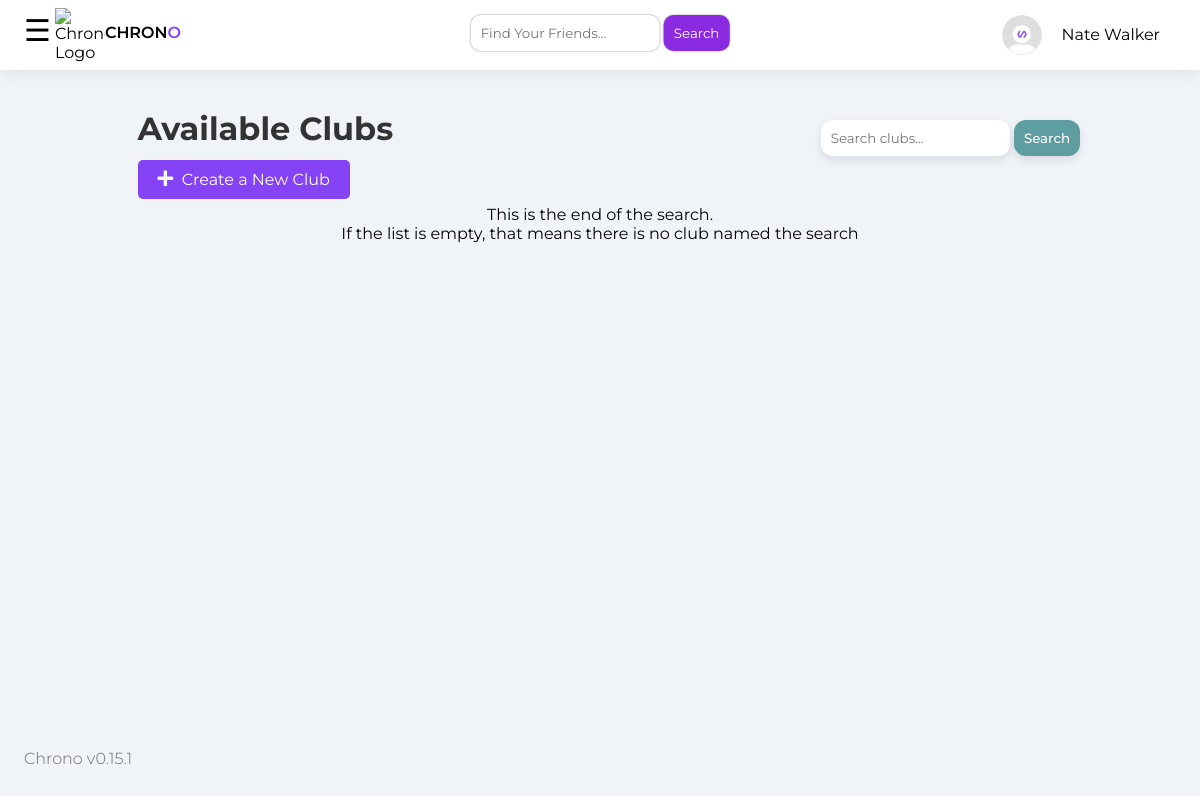
The app's page /clubs (signed in), older data.
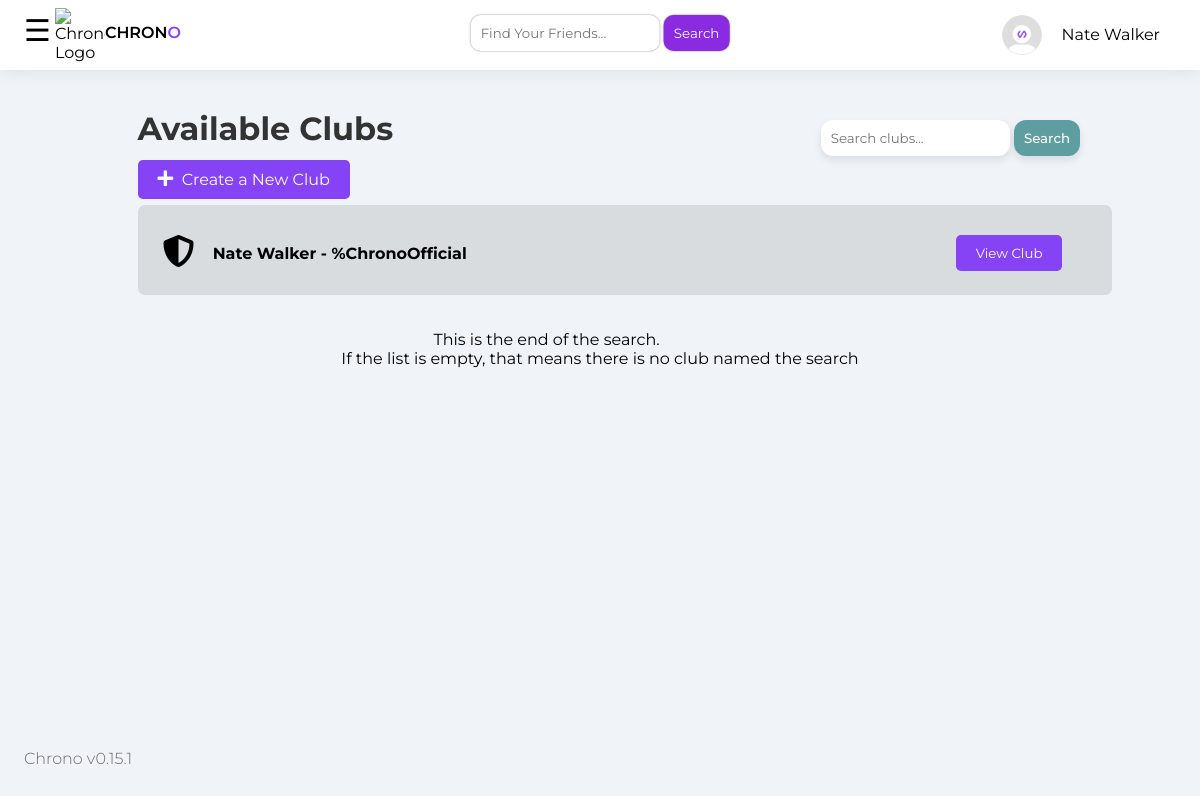
The same page, newer data.
### app.py (models this page shows)
class User(UserMixin, db.Model):
    id = db.Column(db.Integer, primary_key=True)
    username = db.Column(db.String(150), unique=True, nullable=False)
    email = db.Column(db.String(150), unique=True, nullable=False)
    password = db.Column(db.String(150), nullable=False)
    xp_count = db.Column(db.Integer, default=0)
    birthdate = db.Column(db.Date, nullable=False)
    display_name = db.Column(db.String(150), default='Chrono-user ')
    bio = db.Column(db.Text)
    youtube = db.Column(db.Text, nullable=False, default="N/A")
    facebook = db.Column(db.Text, nullable=False, default="N/A")
    twitter = db.Column(db.Text, nullable=False, default="N/A")
    insta = db.Column(db.Text, nullable=False, default="N/A")
    tiktok = db.Column(db.Text, nullable=False, default="N/A")
    level = db.Column(db.Integer, default=0)
    profile_image = db.Column(db.String(150), nullable=True, default='Default.png')
    club_id = db.Column(db.Integer, db.ForeignKey('club.id'))
    league = db.Column(db.String(80), nullable=False, default='Tantalum')
    yt_badge = db.Column(db.Boolean, default=False)
    account_type = db.Column(db.Text, default='Free')
    club_name = db.Column(db.String(150))
    club = db.relationship('Club', backref=db.backref('members', lazy=True), foreign_keys=[club_id])
    followers = db.relationship('Follow', foreign_keys=[Follow.followed_id],
                                backref=db.backref('followed', lazy='joined'),
                                lazy='dynamic',
                                cascade='all, delete-orphan')
    following = db.relationship('Follow', foreign_keys=[Follow.follower_id],
                                backref=db.backref('follower', lazy='joined'),
                                lazy='dynamic',
                                cascade='all, delete-orphan')

class Club(db.Model):
    id = db.Column(db.Integer, primary_key=True)  # Unique ID for each club
    name = db.Column(db.String(100), nullable=False)  # Club name
    description = db.Column(db.Text)  # Club description
    created_at = db.Column(db.DateTime, default=datetime.utcnow)  # When the club was created
    codename = db.Column(db.String(50), unique=True, nullable=False)
    creator_id = db.Column(db.Integer, db.ForeignKey('user.id', ondelete='CASCADE'))
    other_user_id = db.Column(db.Integer, db.ForeignKey('user.id', ondelete='CASCADE'))  # Another foreign key
    creator = db.relationship('User', foreign_keys=[creator_id])
    other_user = db.relationship('User', foreign_keys=[other_user_id])

### app.py (the view)
@clubs_bp.route('/clubs', methods=['GET'])
def list_clubs():
    clubs = Club.query.all()
    query = request.args.get('q', '')
    if query:
        clubs = Club.query.filter(Club.name.ilike(f'%{query}%')).all()
    else:
        clubs = Club.query.all()
    return render_template('clubs/list.html', clubs=clubs)

### app.py (called while the page is built)
@login_manager.user_loader
def load_user(user_id):
    return User.query.get(int(user_id))

### templates/clubs/list.html (shortened to what this page needs)
<!DOCTYPE html>
<html lang="en">
<head>
    <link rel="stylesheet" href="{{ url_for('static', filename='css/ss.css') }}">
    <link rel="stylesheet" href="{{ url_for('static', filename='css/uni.css') }}">
    <link rel="stylesheet" href="{{ url_for('static', filename='css/stylesdashboard.css') }}">
    <link rel="stylesheet" href="https://cdnjs.cloudflare.com/ajax/libs/font-awesome/5.15.4/css/all.min.css">
</head>
<body>
{% if current_user.is_authenticated %}
<div class="booty">
    <nav class="navbar">
    <div id="mySidenav" class="sidenav">
        <div class="nbutton">
            <p style="font-weight: 300; color: rgb(107, 105, 105); position: fixed; left: 2%; bottom: 2%; ">Chrono v0.15.1</p>
        </div>
    </div>
      <div class="logo-container">
        <span style="float: left; font-size:30px;cursor:pointer; padding: 4px;" onclick="openNav()">&#9776 </span>
        <img src="https://i.ibb.co/YBxkyWP/Chrono.png" alt="Chrono Logo" style="float: left;"> <p style="color: black; float: left; font-weight: 550; margin-top: 15px;"> CHRON</p><p style="color: #8642f5;float: right; font-weight: 550; margin-top: 15px;">O</p>
      </div>
    <div class="profile">
        <form class="searchu" action="{{ url_for('search.search_users') }}" method="GET">
            <input class="findfriends" type="text" name="query" placeholder="Find Your Friends...">
            <button class="findfrbtn" type="submit">Search</button>
        </form>
       <div class="click">
<img src="{{ url_for('static', filename='uploads/' + current_user.profile_image) }}" alt="Profile Picture" class="profile-pic">
<span class="profile-name">{{current_user.display_name or current_user.username}}</span>
    </div>
</div>
</nav>
    <div class="container">
    <h1>Available Clubs</h1>
    <form class="csearch" action="{{ url_for('clubs.list_clubs') }}" method="GET">
        <input class="cshold" type="text" name="q" placeholder="Search clubs...">
        <button class="csbutton" type="submit">Search</button>
    </form>
    <a class="acbtn" href="{{ url_for('clubs.create_club') }}"><i class="fas fa-plus"></i>&nbsp; Create a New Club</a>
    <ul>
        {% for club in clubs %}
        <li class="flwr">
            <i style="float: left;" class="fas fa-shield-alt fa-2x"></i><h4 style="float: left;">&nbsp;&nbsp;&nbsp; {{ club.name }} - {{ club.codename }}</h4><br>
        </li>
        <button class="flwrbtn" onclick="window.location.href='/clubs/{{club.id}}'">View Club</button>
        <br>
        {% endfor %}
    </ul>
    <p style="text-align: center;">This is the end of the search.<br>If the list is empty, that means there is no club named the search</p>
{% else %}
Login
{% endif %}
</div>
</body>
</html>

### static/css/ss.css (style rules this page uses)
.container { margin: 0% 10%; font-family: 'Montserrat', sans-serif; }
.flwr { width: 100%; text-decoration: none; color: black; font-weight: 525; padding: 30px 25px; background-color: #d9dcdf; border-radius: 7px; height: 30px; border-bottom: none; }
.flwr h4 { position: relative; top: -12.5px; }
.flwrbtn { float: right; position: relative; top: -60px; text-decoration: none; padding: 10px 20px; background-color: #8642f5; border: none; border-radius: 5px; color: white; font-family: 'Montserrat',sans-serif; }
li { list-style-type: none; background-color: aqua; height: 30px; }
.csearch { position: absolute; top: 15%; right: 10%; }
.cshold { padding: 10px; font-family: 'Montserrat', sans-serif; border-radius: 12px; border: none; box-shadow: 0 4px 9px rgba(0, 0, 0, 0.1); }
.csbutton { padding: 10px; background-color: cadetblue; font-family: 'Montserrat', sans-serif; border-radius: 12px; font-weight: 500; color: white; border: none; box-shadow: 0 4px 9px rgba(0, 0, 0, 0.1); }
.acbtn { text-decoration: none; padding: 10px 20px; background-color: #8642f5; border: none; border-radius: 5px; color: white; }

### static/css/uni.css (style rules this page uses)
button { font-family: 'Montserrat', sans-serif; }
body { font-family: "Montserrat", sans-serif; background-color: #f0f4f8; margin: 0; padding: 0; transition: background-color .5s; display: flex; flex-wrap: wrap; max-width: 100%; overflow-x: hidden; }
.booty { width: 100%; box-sizing: border-box; font-family: "Montserrat", sans-serif; }
.navbar { display: flex; flex-wrap: wrap; width: 100%; justify-content: space-between; align-items: center; padding: 5px 20px; background-color: #ffffff; box-shadow: 0 0 18px rgba(0, 0, 0, 0.1); box-sizing: border-box; }
.profile { float: right; padding: 10px; cursor: pointer; vertical-align: middle; }
.profile-pic { width: 40px; height: 40px; float: left; border-radius: 50%; }
.profile-name { margin-left: 10px; float: right; display: block; padding: 10px; }
.logo-container img { width: 50px; }
.sidenav { height: 100%; width: 0; position: fixed; z-index: 1; top: 0; left: 0; background-color: #f8f7f7; overflow-x: hidden; transition: 0.5s; padding-top: 60px; }
.searchu { float: left; position: absolute; top: 15px; left: 50%; transform: translateX(-50%); }
.findfriends { border-width: 0; border-radius: 10px; box-shadow: 0px 0px 2px 0px rgba(0, 0, 0, 0.5); padding: 10px; font-family: 'Montserrat', sans-serif; }
.findfrbtn { padding: 10px; background-color: blueviolet; color: white; border-width: 0; border-radius: 10px; box-shadow: 0px 0px 2px 0px rgba(0, 0, 0, 0.5); font-family: 'Montserrat', sans-serif; }
.fas { font-size: large; }

### static/css/stylesdashboard.css (style rules this page uses)
.container { padding: 1.4641288433382137628111273792094%; box-sizing: border-box; }
h1 { color: #333; }
ul { list-style: none; padding: 0; }
li { padding: 10px 0; border-bottom: 1px solid #ff0000; }

Row changes from the older to the newer data that the page shows:
added Club: name "Nate Walker", codename "%ChronoOfficial"
